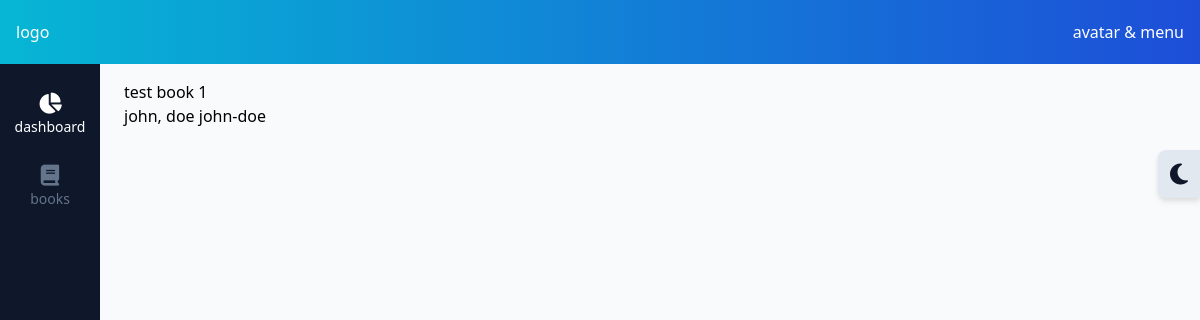
The app's page /, older data.
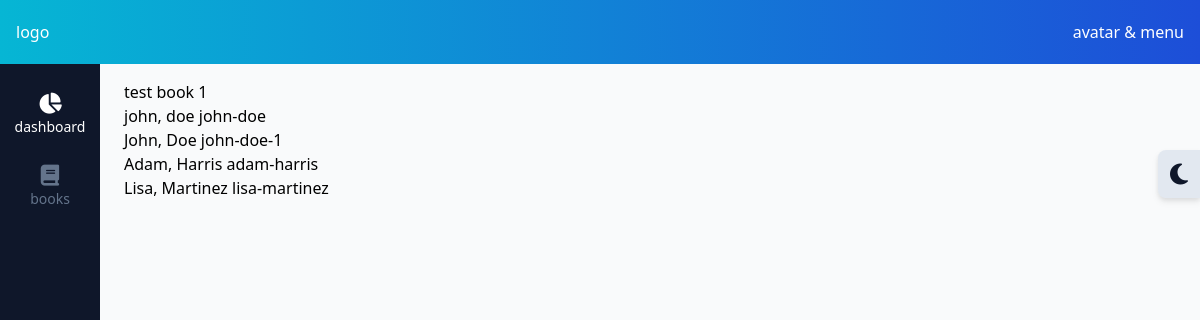
The same page, newer data.
### books/models.py (models this page shows, shortened)
class BookTitle(models.Model):
    title = models.CharField(max_length=200, unique=True)
    slug = models.SlugField(blank=True)
    publisher = models.ForeignKey(Publisher, on_delete=models.CASCADE)
    author = models.ForeignKey(Author, on_delete=models.CASCADE)
    created = models.DateTimeField(auto_now_add=True)
    updated = models.DateTimeField(auto_now=True)
    @property
    def books(self):
        return self.book_set.all()
    def __str__(self):
        return f'Book : {self.title}'

### customers/models.py (models this page shows, shortened)
class Customer(models.Model):
    first_name = models.CharField(max_length=100)
    last_name = models.CharField(max_length=100)
    username = models.CharField(max_length=100,blank=True ,unique=True)
    additional_info = models.TextField(blank=True)
    rating = models.PositiveSmallIntegerField(default=50)
    books = models.ManyToManyField(Book, blank=True, help_text='Books that are currently rented')
    book_count = models.PositiveSmallIntegerField(default=0)

### core/views.py (the view)
# urls.py: path('', home_view, name='home'),
def home_view(request):
    qs = Customer.objects.all()
    obj = BookTitle.objects.get(id=1)
    books = obj.books
    print(books)
    context = {
        'qs' : qs,
        'obj' : obj,
    }
    return render(request, 'main.html', context)

### books/models.py (called while the page is built)
    def __str__(self):
        return f'{self.title}'

### templates/main.html (shortened to what this page needs)
{% extends "base.html" %}
{% block content %}
{{obj.title}}
<br>
{% if qs %}
    <ul>
    {% for obj in qs %}
        <li>{{obj.first_name}}, {{obj.last_name}} {{obj.username}}</li>
    {% endfor %}
    </ul>
{% else %}
    no customers in the db
{% endif %}
{% endblock content %}

### theme/templates/base.html (shortened to what this page needs)
{% load static tailwind_tags %}
<!DOCTYPE html>
<html lang="en" class="{% if request.session.is_dark_mode %}dark{% endif %}">
	<head>
		<link rel="stylesheet" href="https://cdnjs.cloudflare.com/ajax/libs/font-awesome/6.7.2/css/all.min.css" />
		{% tailwind_css %}
	</head>
	<body class="bg-gray-50 dark:bg-slate-800 dark:text-white">
		{% include "layout/navbar.html" %}
		<div class="grid grid-cols-12">
			<div class="col-span-1">
				{% include "layout/sidebar.html" %}
			</div>
			<div class="col-span-11">
				<div class="pt-20 px-6">
					<a href="{% url 'change' %}"
					class="fixed top-[150px] right-0 p-3 rounded-l-lg
					bg-slate-200 hover:bg-slate-300 dark:bg-yellow-400 dark:hover:bg-yellow-500 text-slate-900 drop-shadow-md transition-all
					"
					>
					<i class="fa-solid {% if not request.session.is_dark_mode %}fa-moon{% else %}fa-sun{% endif %} fa-xl"></i>
					</a>
					{% block content %}
					{% endblock content %}
				</div>
			</div>
		</div>
	</body>
</html>

### templates/layout/navbar.html
<nav class="fixed flex items-center h-16 bg-gradient-to-r from-cyan-500 to-blue-700 mb-2 w-full z-10 text-white">
    <div class="flex justify-between items-center w-full px-4 py-3">
        <div>
            logo
        </div>
        <div>
            avatar & menu
        </div>
    </div>
</nav>

### templates/layout/sidebar.html (shortened to what this page needs)
{% url "home" as path_to_home %}
{% url "books:main" as path_to_books %}
<aside class="hidden md:block sticky bg-slate-900 h-screen text-white w-full pt-24 text-sm">
    <ul>
        <li class="mb-6 mx-auto">
            <a href="{{path_to_home}}" class="grid h-12 place-items-center cursor-pointer hover:text-slate-200 duration-300 text-slate-500 {% if request.path == path_to_home %}text-white{% endif %}">
                <p>dashboard</p>
            </a>
        </li>
        <li class="mb-6 mx-auto">
            <a href="{{path_to_books}}" class="grid h-12 place-items-center cursor-pointer hover:text-slate-200 duration-300 text-slate-500 {% if 'books' == request.resolver_match.view_name|slice:'0:5' %}text-white{% endif %}">
                <p>books</p>
            </a>
        </li>
    </ul>
</aside>

Row changes from the older to the newer data that the page shows:
added Customer: first_name "John", last_name "Doe", username "john-doe-1"
added Customer: first_name "Adam", last_name "Harris", username "adam-harris"
added Customer: first_name "Lisa", last_name "Martinez", username "lisa-martinez"
